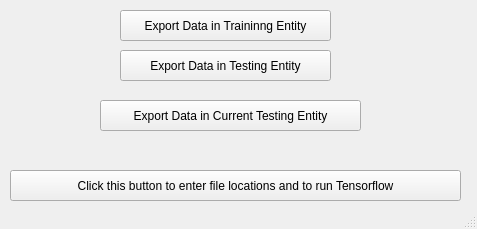
<?xml version="1.0" encoding="UTF-8"?>
<ui version="4.0">
 <class>MainWindow</class>
 <widget class="QMainWindow" name="MainWindow">
  <property name="geometry">
   <rect>
    <x>0</x>
    <y>0</y>
    <width>477</width>
    <height>229</height>
   </rect>
  </property>
  <property name="windowTitle">
   <string>Export Data</string>
  </property>
  <widget class="QWidget" name="centralwidget">
   <widget class="QPushButton" name="pushButton">
    <property name="geometry">
     <rect>
      <x>120</x>
      <y>10</y>
      <width>211</width>
      <height>31</height>
     </rect>
    </property>
    <property name="text">
     <string>Export Data in Traininng Entity</string>
    </property>
   </widget>
   <widget class="QPushButton" name="pushButton_2">
    <property name="geometry">
     <rect>
      <x>120</x>
      <y>50</y>
      <width>211</width>
      <height>31</height>
     </rect>
    </property>
    <property name="text">
     <string>Export Data in Testing Entity</string>
    </property>
   </widget>
   <widget class="QPushButton" name="pushButton_3">
    <property name="geometry">
     <rect>
      <x>100</x>
      <y>100</y>
      <width>261</width>
      <height>31</height>
     </rect>
    </property>
    <property name="text">
     <string>Export Data in Current Testing Entity</string>
    </property>
   </widget>
   <widget class="QPushButton" name="pushButton_4">
    <property name="geometry">
     <rect>
      <x>10</x>
      <y>170</y>
      <width>451</width>
      <height>31</height>
     </rect>
    </property>
    <property name="text">
     <string>Click this button to enter file locations and to run Tensorflow</string>
    </property>
   </widget>
  </widget>
  <widget class="QStatusBar" name="statusbar"/>
 </widget>
 <resources/>
 <connections/>
</ui>
